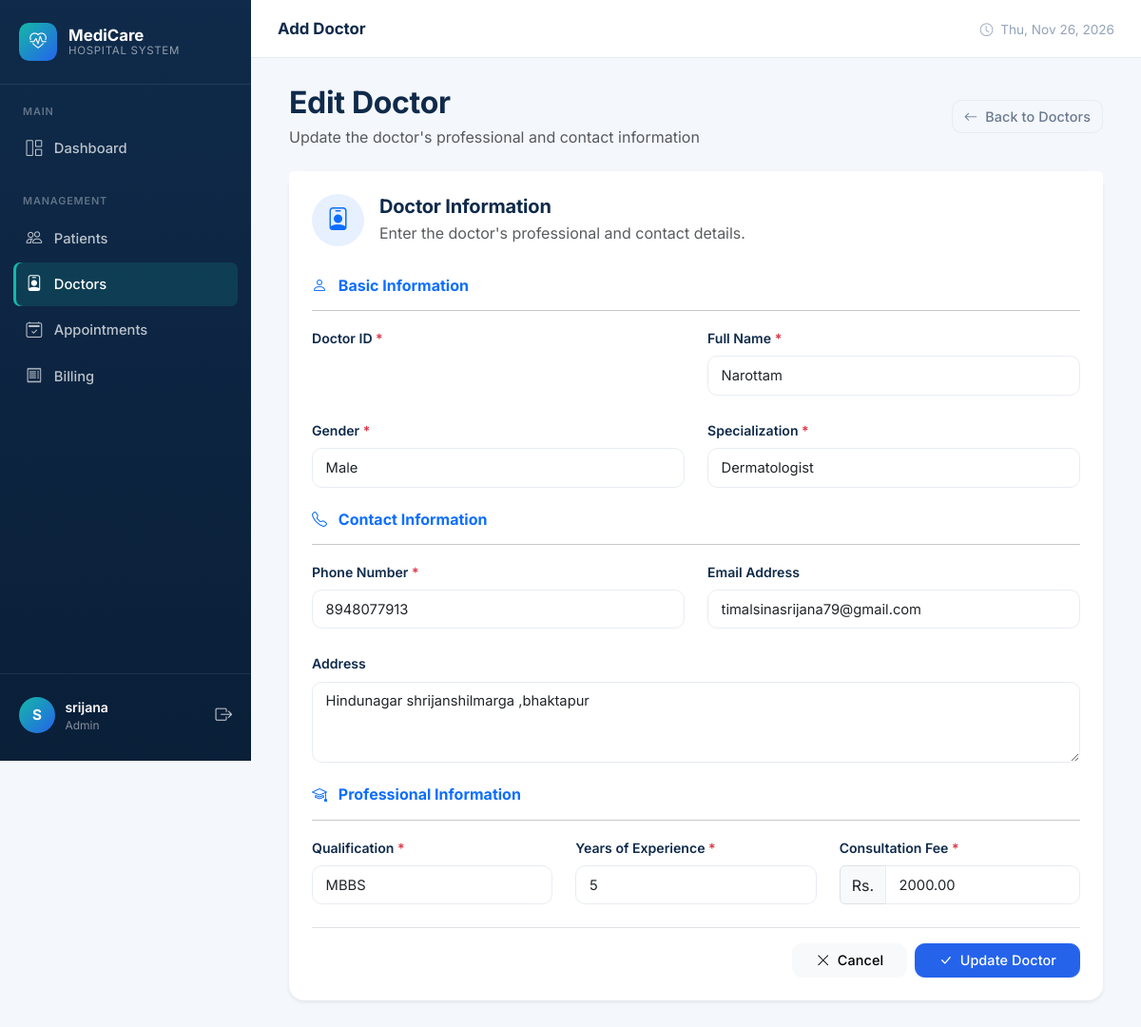
/doctors/9/edit/ (signed in), run on the app's committed database.
### hospital/models.py (models this page shows, shortened)
class Doctor(models.Model):
    SPECIALIZATION_CHOICES = [
        ('Cardiologist', 'Cardiologist'),
        ('Dermatologist', 'Dermatologist'),
        ('Neurologist', 'Neurologist'),
        ('Orthopedic', 'Orthopedic'),
        ('Pediatrician', 'Pediatrician'),
        ('Psychiatrist', 'Psychiatrist'),
        ('General Physician', 'General Physician'),
        ('Gynecologist', 'Gynecologist'),
        ('Dentist', 'Dentist'),
        ('Other', 'Other'),
    ]
    GENDER_CHOICES = [
        ('Male', 'Male'),
        ('Female', 'Female'),
        ('Other', 'Other'),
    ]
    user = models.OneToOneField(
        User,
        on_delete=models.CASCADE,
        null=True,
        blank=True,
        related_name='doctor_profile'
    )
    doctor_id = models.CharField(
        max_length=20,
        unique=True,
        blank=True
    )
    full_name = models.CharField(
        max_length=100
    )
    gender = models.CharField(
        max_length=10,
        choices=GENDER_CHOICES
    )
    specialization = models.CharField(
        max_length=50,
        choices=SPECIALIZATION_CHOICES
    )
    phone = models.CharField(
        max_length=15
    )
    email = models.EmailField(
        blank=True
    )
    address = models.TextField()
    qualification = models.CharField(
        max_length=100
    )
    experience = models.PositiveIntegerField()
    consultation_fee = models.DecimalField(
        max_digits=10,
        decimal_places=2,
        default=0,
        validators=[MinValueValidator(0)]
    )
    created_at = models.DateTimeField(
        auto_now_add=True
    )

### hospital/views.py (the view)
@login_required
def edit_doctor(request, id):
    doctor = get_object_or_404(Doctor, id=id)
    if request.method == 'POST':
        form = DoctorForm(request.POST, instance=doctor)
        if form.is_valid():
            form.save()
            return redirect('doctor_list')
    else:
        form = DoctorForm(instance=doctor)
    return render(
        request,
        'hospital/edit_doctor.html',
        {
            'form': form,
            'doctor': doctor,
        }
    )

### hospital/templates/hospital/edit_doctor.html (shortened to what this page needs)
{% extends 'hospital/base.html' %}
{% block page_title %}Add Doctor{% endblock %}
{% block content %}
<div class="container-fluid">
    <div class="d-flex justify-content-between align-items-center mb-4">
        <div>
            <h2 class="fw-bold mb-1">
                Edit Doctor
            </h2>
            <p class="text-muted mb-0">
                Update the doctor's professional and contact information
            </p>
        </div>
        <a href="{% url 'doctor_list' %}" class="btn btn-outline-secondary">
            <i class="bi bi-arrow-left me-1"></i>
            Back to Doctors
        </a>
    </div>
    <div class="card border-0 shadow-sm">
        <div class="card-header bg-white border-0 pt-4 px-4">
            <div class="d-flex align-items-center">
                <div class="rounded-circle bg-primary bg-opacity-10
                           d-flex align-items-center justify-content-center me-3" style="width: 55px; height: 55px;">
                    <i class="bi bi-person-badge text-primary fs-4"></i>
                </div>
                <div>
                    <h5 class="fw-bold mb-1">
                        Doctor Information
                    </h5>
                    <p class="text-muted mb-0">
                        Enter the doctor's professional and contact details.
                    </p>
                </div>
            </div>
        </div>
        <div class="card-body p-4">
            <form method="POST">
                <div class="mb-4">
                    <h6 class="fw-bold text-primary mb-3">
                        <i class="bi bi-person me-2"></i>
                        Basic Information
                    </h6>
                    <hr>
                    <div class="row g-4">
                        <div class="col-md-6">
                            <label class="form-label fw-semibold">
                                Doctor ID
                                <span class="text-danger">*</span>
                            </label>
                        </div>
                        <div class="col-md-6">
                            <label class="form-label fw-semibold">
                                Full Name
                                <span class="text-danger">*</span>
                            </label>
                            {{ form.full_name }}
                        </div>
                        <div class="col-md-6">
                            <label class="form-label fw-semibold">
                                Gender
                                <span class="text-danger">*</span>
                            </label>
                            {{ form.gender }}
                        </div>
                        <div class="col-md-6">
                            <label class="form-label fw-semibold">
                                Specialization
                                <span class="text-danger">*</span>
                            </label>
                            {{ form.specialization }}
                        </div>
                    </div>
                </div>
                <div class="mb-4">
                    <h6 class="fw-bold text-primary mb-3">
                        <i class="bi bi-telephone me-2"></i>
                        Contact Information
                    </h6>
                    <hr>
                    <div class="row g-4">
                        <div class="col-md-6">
                            <label class="form-label fw-semibold">
                                Phone Number
                                <span class="text-danger">*</span>
                            </label>
                            {{ form.phone }}
                        </div>
                        <div class="col-md-6">
                            <label class="form-label fw-semibold">
                                Email Address
                            </label>
                            {{ form.email }}
                        </div>
                        <div class="col-12">
                            <label class="form-label fw-semibold">
                                Address
                            </label>
                            {{ form.address }}
                        </div>
                    </div>
                </div>
                <div class="mb-4">
                    <h6 class="fw-bold text-primary mb-3">
                        <i class="bi bi-mortarboard me-2"></i>
                        Professional Information
                    </h6>
                    <hr>
                    <div class="row g-4">
                        <div class="col-md-4">
                            <label class="form-label fw-semibold">
                                Qualification
                                <span class="text-danger">*</span>
                            </label>
                            {{ form.qualification }}
                        </div>
                        <div class="col-md-4">
                            <label class="form-label fw-semibold">
                                Years of Experience
                                <span class="text-danger">*</span>
                            </label>
                            {{ form.experience }}
                        </div>
                        <div class="col-md-4">
                            <label class="form-label fw-semibold">
                                Consultation Fee
                                <span class="text-danger">*</span>
                            </label>
                            <div class="input-group">
                                <span class="input-group-text">
                                    Rs.
                                </span>
                                {{ form.consultation_fee }}
                            </div>
                        </div>
                    </div>
                </div>
                <div class="d-flex justify-content-end gap-2 pt-3 border-top">
                    <a href="{% url 'doctor_list' %}" class="btn btn-light px-4">
                        <i class="bi bi-x-lg me-1"></i>
                        Cancel
                    </a>
                    <button type="submit" class="btn btn-primary px-4">
                        <i class="bi bi-check-lg me-1"></i>
                        Update Doctor
                    </button>
                </div>
            </form>
        </div>
    </div>
</div>
{% endblock %}

### hospital/templates/hospital/base.html (shortened to what this page needs)
{% load static %}
<!DOCTYPE html>
<html lang="en">
<head>
    <link href="https://cdn.jsdelivr.net/npm/bootstrap@5.3.3/dist/css/bootstrap.min.css" rel="stylesheet">
    <link href="https://cdn.jsdelivr.net/npm/bootstrap-icons@1.11.3/font/bootstrap-icons.min.css" rel="stylesheet">
    <link href="{% static 'hospital/css/style.css' %}" rel="stylesheet">
</head>
<body>
{% if request.user.is_authenticated %}
<div class="app-wrapper">
    <aside class="sidebar" id="sidebar">
        <div class="sidebar-brand">
            <div class="brand-icon">
                <i class="bi bi-heart-pulse"></i>
            </div>
            <div class="brand-text">
                MediCare
                <small>Hospital System</small>
            </div>
        </div>
        <nav class="sidebar-nav">
            {% if request.user.profile.role == 'STAFF' or request.user.is_superuser %}
            <div class="nav-section">
                <div class="nav-section-title">Main</div>
                <a href="{% url 'staff_dashboard' %}" class="nav-link {% if request.resolver_match.url_name == 'staff_dashboard' or request.resolver_match.url_name == 'dashboard' %}active{% endif %}">
                    <i class="bi bi-grid-1x2"></i> Dashboard
                </a>
            </div>
            <div class="nav-section">
                <div class="nav-section-title">Management</div>
                <a href="{% url 'patient_list' %}" class="nav-link {% if 'patient' in request.resolver_match.url_name %}active{% endif %}">
                    <i class="bi bi-people"></i> Patients
                </a>
                <a href="{% url 'doctor_list' %}" class="nav-link {% if 'doctor' in request.resolver_match.url_name and 'dashboard' not in request.resolver_match.url_name %}active{% endif %}">
                    <i class="bi bi-person-badge"></i> Doctors
                </a>
                <a href="{% url 'appointment_departments' %}" class="nav-link {% if 'appointment' in request.resolver_match.url_name %}active{% endif %}">
                    <i class="bi bi-calendar2-check"></i> Appointments
                </a>
                <a href="{% url 'bill_list' %}" class="nav-link {% if 'bill' in request.resolver_match.url_name %}active{% endif %}">
                    <i class="bi bi-receipt"></i> Billing
                </a>
            </div>
            {% endif %}
        </nav>
        <div class="sidebar-footer">
            <div class="user-info">
                <div class="user-avatar">
                    {{ request.user.username|first|upper }}
                </div>
                <div class="user-meta">
                    <div class="name">{{ request.user.get_full_name|default:request.user.username }}</div>
                    <div class="role">
                        {% if request.user.profile.role == 'STAFF' %}Hospital Staff
                        {% elif request.user.profile.role == 'DOCTOR' %}Doctor
                        {% elif request.user.profile.role == 'PATIENT' %}Patient
                        {% else %}Admin{% endif %}
                    </div>
                </div>
                <a href="{% url 'logout' %}" class="text-white opacity-75" title="Logout" style="font-size:1.1rem;">
                    <i class="bi bi-box-arrow-right"></i>
                </a>
            </div>
        </div>
    </aside>
    <div class="main-content">
        <header class="topbar">
            <div class="d-flex align-items-center gap-3">
                <div class="topbar-title">{% block page_title %}Dashboard{% endblock %}</div>
            </div>
            <div class="topbar-actions">
                <span class="text-muted-2 d-none d-md-inline" style="font-size:0.85rem;">
                    <i class="bi bi-clock me-1"></i>
                    <span id="currentDate"></span>
                </span>
            </div>
        </header>
        <div class="content-area">
            {% block content %}{% endblock %}
        </div>
    </div>
</div>
{% else %}
{% block auth_content %}{% endblock %}
{% endif %}
</body>
</html>

### data on the page
Doctor: full_name "Narottam", gender "Male", specialization "Dermatologist", phone "8948077913", email "timalsinasrijana79@gmail.com", address "Hindunagar shrijanshilmarga ,bhaktapur", qualification "MBBS", experience "5", consultation_fee "2000.00"

### other printed values
{{ request.user.username|first|upper }} "S"
{{ request.user.get_full_name|default:request.user.username }} "srijana"
